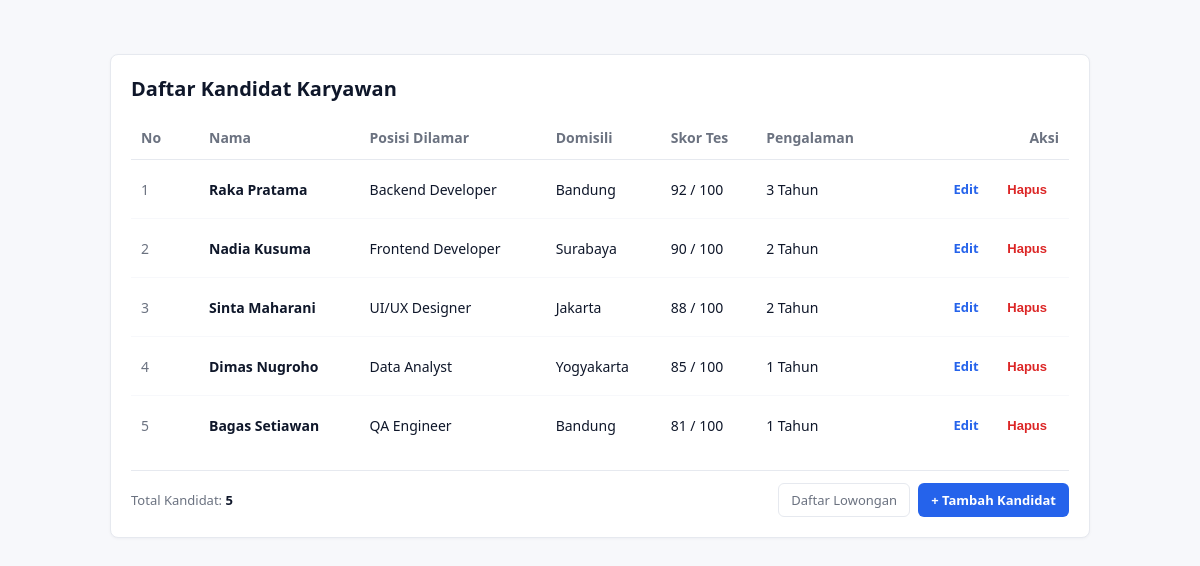
Page /project/index.php on the committed database.
### tables this page shows
CREATE TABLE `kandidat` (
  `id` int(11) NOT NULL AUTO_INCREMENT,
  `nama` varchar(100) NOT NULL,
  `posisi` varchar(100) NOT NULL,
  `domisili` varchar(100) NOT NULL,
  `skorTes` int(11) NOT NULL DEFAULT 0,
  `pengalamanTahun` int(11) NOT NULL DEFAULT 0,
  PRIMARY KEY (`id`)
);

### project/models/DB.php (called while the page is built, shortened)
<?php
class DB {
    private string $host = "localhost";
    private string $db_name = "db_mvp";
    private string $username = "root";
    private string $password = "";
    private ?PDO $conn = null;
    private ?PDOStatement $result = null;
    public function __construct(
        string $host = "localhost",
        string $db_name = "db_mvp",
        string $username = "root",
        string $password = ""
    ) {
        $this->host = $host;
        $this->db_name = $db_name;
        $this->username = $username;
        $this->password = $password;
        $this->conn = $this->connect();
    }
    public function connect(): PDO {
        try {
            $dsn = "mysql:host={$this->host};dbname={$this->db_name};charset=utf8mb4";
            $options = [
                PDO::ATTR_ERRMODE => PDO::ERRMODE_EXCEPTION,
                PDO::ATTR_DEFAULT_FETCH_MODE => PDO::FETCH_ASSOC,
                PDO::ATTR_EMULATE_PREPARES => false,
            ];
            return new PDO($dsn, $this->username, $this->password, $options);
        } catch (PDOException $e) {
            throw new RuntimeException("Koneksi Database Gagal: " . $e->getMessage(), 0, $e);
        }
    }
    public function executeQuery(string $query, array $params = []): PDOStatement {
        try {
            $stmt = $this->conn->prepare($query);
            $stmt->execute($params);
            $this->result = $stmt;
            return $stmt;
        } catch (PDOException $e) {
            throw new RuntimeException("Query Gagal: " . $e->getMessage(), 0, $e);
        }
    }
    public function getAllResult(): array {
        return $this->result->fetchAll(PDO::FETCH_ASSOC);
    }
}
?>

### project/models/TabelKandidat.php (called while the page is built, shortened)
<?php
require_once __DIR__ . '/DB.php';
require_once __DIR__ . '/Kandidat.php';
class TabelKandidat extends DB implements KontrakModel {
    private function mapRowToKandidat(array $row): Kandidat {
        return new Kandidat(
            (int)$row['id'],
            $row['nama'],
            $row['posisi'],
            $row['domisili'],
            (int)$row['skorTes'],
            (int)$row['pengalamanTahun']
        );
    }
    public function getAllKandidat(): array {
        $query = "SELECT * FROM kandidat ORDER BY skorTes DESC, id ASC";
        $this->executeQuery($query);
        $rows = $this->getAllResult();
        $list = [];
        foreach ($rows as $row) {
            $list[] = $this->mapRowToKandidat($row);
        }
        return $list;
    }
}
?>

### project/models/Kandidat.php (called while the page is built, shortened)
<?php
class Kandidat {
    private ?int $id;
    private string $nama;
    private string $posisi;
    private string $domisili;
    private int $skorTes;
    private int $pengalamanTahun;
    public function __construct(
        ?int $id,
        string $nama,
        string $posisi,
        string $domisili,
        int $skorTes,
        int $pengalamanTahun
    ) {
        $this->id = $id;
        $this->nama = $nama;
        $this->posisi = $posisi;
        $this->domisili = $domisili;
        $this->skorTes = $skorTes;
        $this->pengalamanTahun = $pengalamanTahun;
    }
    public function getId(): ?int { return $this->id; }
    public function getNama(): string { return $this->nama; }
    public function getPosisi(): string { return $this->posisi; }
    public function getDomisili(): string { return $this->domisili; }
    public function getSkorTes(): int { return $this->skorTes; }
    public function getPengalamanTahun(): int { return $this->pengalamanTahun; }
}
?>

### project/views/ViewKandidat.php (called while the page is built, shortened)
<?php
class ViewKandidat implements KontrakView {
    private string $skinPath;
    public function __construct(string $skinPath = '', string $formPath = '') {
        $this->skinPath = $skinPath ?: __DIR__ . '/../template/skin.html';
    }
    public function renderDaftar(string $tableRowsHtml, int $totalData): string {
        $template = file_get_contents($this->skinPath);
        $tokens = [
            '{{TABLE_ROWS}}' => $tableRowsHtml,
            '{{TOTAL_DATA}}' => (string)$totalData,
        ];
        return str_replace(array_keys($tokens), array_values($tokens), $template);
    }
}
?>

### project/presenters/PresenterKandidat.php (the view, shortened to what this page needs)
<?php
require_once __DIR__ . '/KontrakPresenter.php';
require_once __DIR__ . '/../models/Kandidat.php';
class PresenterKandidat implements KontrakPresenter {
    private KontrakModel $model;
    private KontrakView $view;
    public function __construct(KontrakModel $model, KontrakView $view) {
        $this->model = $model;
        $this->view = $view;
    }
    private function buildRowHtml(int $no, Kandidat $kandidat): string {
        $id = (int)$kandidat->getId();
        $nama = htmlspecialchars($kandidat->getNama(), ENT_QUOTES, 'UTF-8');
        $posisi = htmlspecialchars($kandidat->getPosisi(), ENT_QUOTES, 'UTF-8');
        $domisili = htmlspecialchars($kandidat->getDomisili(), ENT_QUOTES, 'UTF-8');
        $skorTes = number_format($kandidat->getSkorTes()) . ' / 100';
        $pengalaman = number_format($kandidat->getPengalamanTahun()) . ' Tahun';
        return "<tr>
            <td class='col-id'>{$no}</td>
            <td><strong>{$nama}</strong></td>
            <td>{$posisi}</td>
            <td>{$domisili}</td>
            <td>{$skorTes}</td>
            <td>{$pengalaman}</td>
            <td class='col-actions'>
                <a href='index.php?screen=edit&id={$id}' class='btn btn-edit'>Edit</a>
                <form method='post' action='index.php' style='display:inline;' onsubmit=\"return confirm('Hapus kandidat ini?')\">
                    <input type='hidden' name='action' value='hapus'>
                    <input type='hidden' name='id' value='{$id}'>
                    <button type='submit' class='btn btn-delete'>Hapus</button>
                </form>
            </td>
        </tr>";
    }
    public function tampilkanKandidat(): string {
        $listKandidat = $this->model->getAllKandidat();
        $totalKandidat = count($listKandidat);
        $rowsHtml = '';
        if (empty($listKandidat)) {
            $rowsHtml = '<tr><td colspan="7" style="text-align:center;color:#6b7280;padding:24px;">Belum ada data kandidat.</td></tr>';
        } else {
            $no = 1;
            foreach ($listKandidat as $kandidat) {
                $rowsHtml .= $this->buildRowHtml($no, $kandidat);
                $no++;
            }
        }
        return $this->view->renderDaftar($rowsHtml, $totalKandidat);
    }
}
?>

### project/index.php (shortened to what this page needs)
<?php
require_once __DIR__ . '/models/TabelKandidat.php';
require_once __DIR__ . '/views/ViewKandidat.php';
require_once __DIR__ . '/presenters/PresenterKandidat.php';
try {
    $module = $_GET['module'] ?? 'kandidat';
    if ($module !== 'lowongan') {
        $module = 'kandidat';
    }
    $dbHost = 'localhost';
    $dbName = 'db_mvp';
    $dbUser = 'root';
    $dbPass = '';
    if ($module === 'lowongan') {
        $model = new TabelLowongan($dbHost, $dbName, $dbUser, $dbPass);
        $view = new ViewLowongan();
        $presenter = new PresenterLowongan($model, $view);
    } else {
        $model = new TabelKandidat($dbHost, $dbName, $dbUser, $dbPass);
        $view = new ViewKandidat();
        $presenter = new PresenterKandidat($model, $view);
    }
    $screen = $_GET['screen'] ?? 'list';
    if ($module === 'lowongan') {
        if ($screen === 'add') {
            echo $presenter->tampilkanFormLowongan();
        } elseif ($screen === 'edit' && isset($_GET['id'])) {
            echo $presenter->tampilkanFormLowongan((int)$_GET['id']);
        } else {
            echo $presenter->tampilkanLowongan();
        }
    } else {
        if ($screen === 'add') {
            echo $presenter->tampilkanFormKandidat();
        } elseif ($screen === 'edit' && isset($_GET['id'])) {
            echo $presenter->tampilkanFormKandidat((int)$_GET['id']);
        } else {
            echo $presenter->tampilkanKandidat();
        }
    }
} catch (RuntimeException $e) {
    renderDatabaseError($e);
}
?>

### rows in the picture
kandidat: id "Daftar Kandidat Karyawan No Nama Posisi Dilamar Domisili Skor Tes Pengalaman Aksi Total Kandidat: 5 Daftar Lowongan + Tambah Kandidat", no "5", nama "Bagas Setiawan", posisi "QA Engineer", domisili "Bandung", skorTes "81 / 100", pengalamanTahun "1 Tahun"
kandidat: no "1", nama "Raka Pratama", posisi "Backend Developer", domisili "Bandung", skorTes "92 / 100", pengalamanTahun "3 Tahun"
kandidat: no "2", nama "Nadia Kusuma", posisi "Frontend Developer", domisili "Surabaya", skorTes "90 / 100", pengalamanTahun "2 Tahun"
kandidat: no "3", nama "Sinta Maharani", posisi "UI/UX Designer", domisili "Jakarta", skorTes "88 / 100", pengalamanTahun "2 Tahun"
kandidat: no "4", nama "Dimas Nugroho", posisi "Data Analyst", domisili "Yogyakarta", skorTes "85 / 100", pengalamanTahun "1 Tahun"
